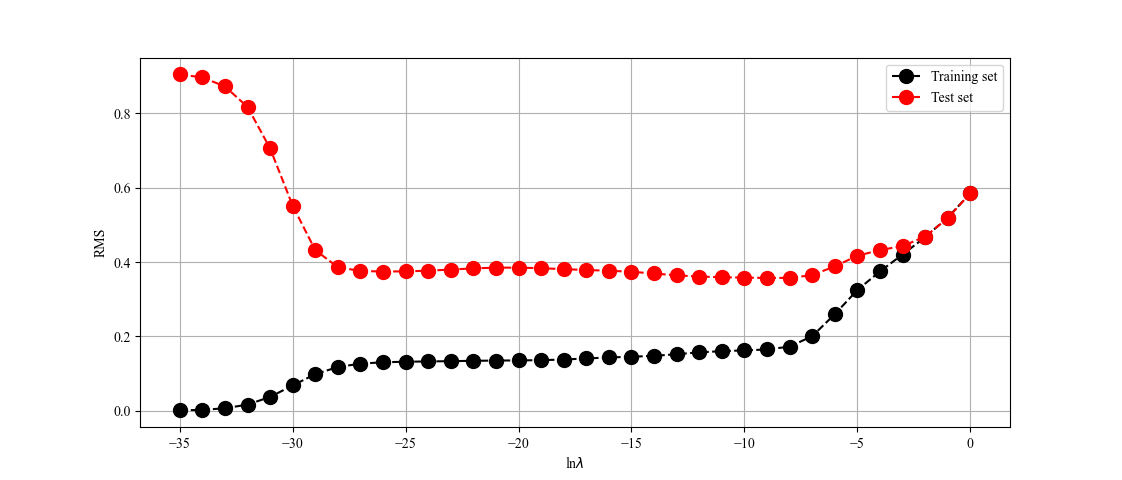

This figure's Python source:
import numpy as np
import matplotlib.pyplot as plt
from func21 import opt, rms

# Generate training set
M = 9       # oder of polynominal (please choose M such that M+1 =< N.)
N = 10      # number of training data
N_test = N*2    # number of test data
f = 1       # frequency of sin wave.
A = 1       # amplitude of the sine wave 
start = 0   # lower bound of x
stop = 1    # upper bound of x
sigma = 0.3 # standard deviation of the noise

log_lam_min = -35
log_lam_max = 0
lam_arr = np.linspace(log_lam_min, log_lam_max, (log_lam_max-log_lam_min) + 1)

rms_train = np.zeros(log_lam_max-log_lam_min + 1)
rms_test = np.zeros(log_lam_max-log_lam_min + 1)

# rms 
x_train = np.linspace(start, stop, num = N, endpoint = True)  # generate x value
y_train = np.random.normal(A*np.sin(2*np.pi*f*x_train),sigma)       # generate y value
x_test = np.linspace(start, stop, num = N_test, endpoint = True)  # generate x value
y_test = np.random.normal(A*np.sin(2*np.pi*f*x_test),sigma)       # generate y value
for lam in range(log_lam_min, log_lam_max+1, 1):
    # Compose Matrix for optimization
    X_train = np.zeros((N,M+1))   # (N times M+1)
    for i in range(N):
        for j in range(M+1):
            X_train[i][j] = x_train[i]**j
    # Compose Matrix for optimizations
    X_test = np.zeros((N_test,M+1))   # (N times M+1)
    for i in range(N_test):
        for j in range(M+1):
            X_test[i][j] = x_test[i]**j
    # optimization
    w = opt(y_train, X_train, np.exp(lam))
    i = lam - log_lam_min
    # rms for training data
    rms_train[i] = rms(y_train,w,X_train)
    # rms for test data
    rms_test[i] = rms(y_test,w,X_test)


plt.rcParams['font.family'] = 'Times New Roman'
plt.plot(lam_arr, rms_train, marker='.',markersize=20, linestyle="dashed", color="black")
plt.plot(lam_arr, rms_test, marker='.',markersize=20, linestyle="dashed", color="red")
plt.legend(['Training set','Test set'])
plt.xlabel('ln$\lambda$')
plt.ylabel('RMS')
plt.grid()
plt.show()
